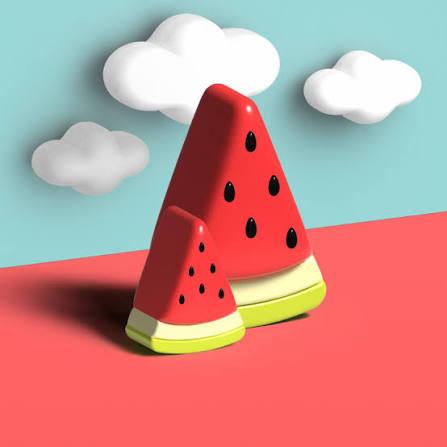
#> input picture Prueba2.jpg, 447 x 447 px
$ python prueba.py
#> lines starting #> are read from the running program, lines starting #| are printed output that depends on the picture
import numpy as np
import matplotlib.pyplot as plt
from scipy.fft import fftn, ifftn, fftshift, ifftshift
from PIL import Image

#imagen = Image.open('prueba1_B&W.jpg').convert('L')
imagen = Image.open('Prueba2.jpg').convert('L')
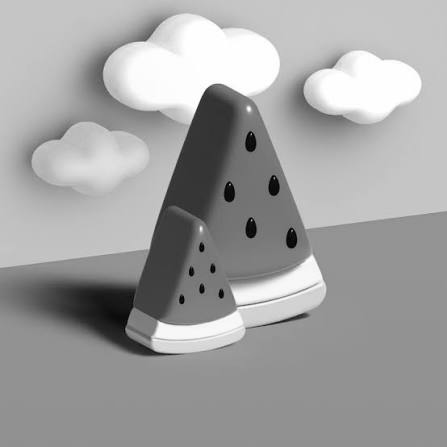
#> imagen: PIL image 447x447 L; min 0, max 255, mean 161.8

imagen = imagen.resize((100, 100))
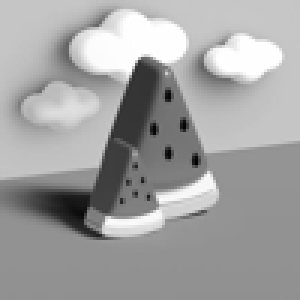
#> imagen: PIL image 100x100 L (shown 3 times larger); min 2, max 255, mean 161.8

Z = np.array(imagen)


alto, ancho = Z.shape
#> alto = 100; ancho = 100
x = np.arange(0, ancho, 1)
#> x = 100 values from 0 to 99
y = np.arange(0, alto, 1)
#> y = 100 values from 0 to 99
X, Y = np.meshgrid(x, y)

fig = plt.figure(figsize=(10, 10))
ax = plt.axes(projection='3d')

ax.plot_surface(X, Y, Z, cmap='viridis', edgecolor='none')
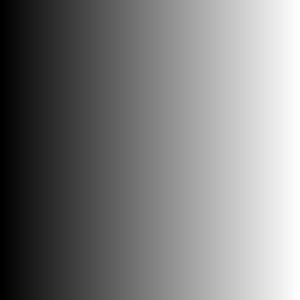
#> X: shape (100, 100) int64 (shown 3 times larger); min 0, max 99, mean 49.5; drawn with min black and max white


ax.invert_yaxis()

plt.axis('on')
plt.show()
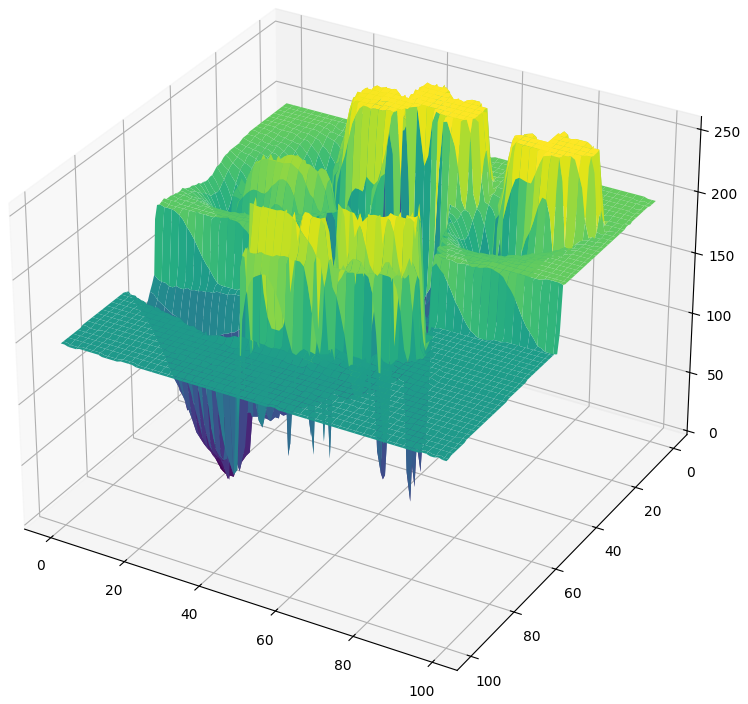
#> figure drawn by matplotlib, 1 panel

matriz_img = np.array(imagen)
f_transform = np.fft.fft2(matriz_img)
f_shift = np.fft.fftshift(f_transform)
Z_fourier = 20 * np.log(np.abs(f_shift) + 1)
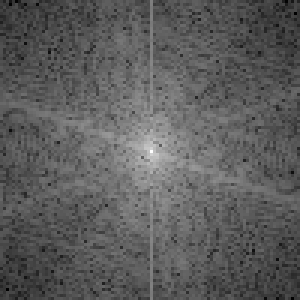
#> Z_fourier: shape (100, 100) float64 (shown 3 times larger); min 33.61, max 285.9, mean 125.2; drawn with min black and max white


alto, ancho = Z_fourier.shape
x = np.arange(-ancho // 2, ancho // 2)
#> x = 100 values from -50 to 49
y = np.arange(-alto // 2, alto // 2)
#> y = 100 values from -50 to 49
X, Y = np.meshgrid(x, y)

fig = plt.figure(figsize=(10, 10))
ax = plt.axes(projection='3d')

ax.plot_surface(X, Y, Z_fourier, cmap='plasma', edgecolor='none')
ax.set_xlabel('Frecuencia X')
ax.set_ylabel('Frecuencia Y')

plt.show()
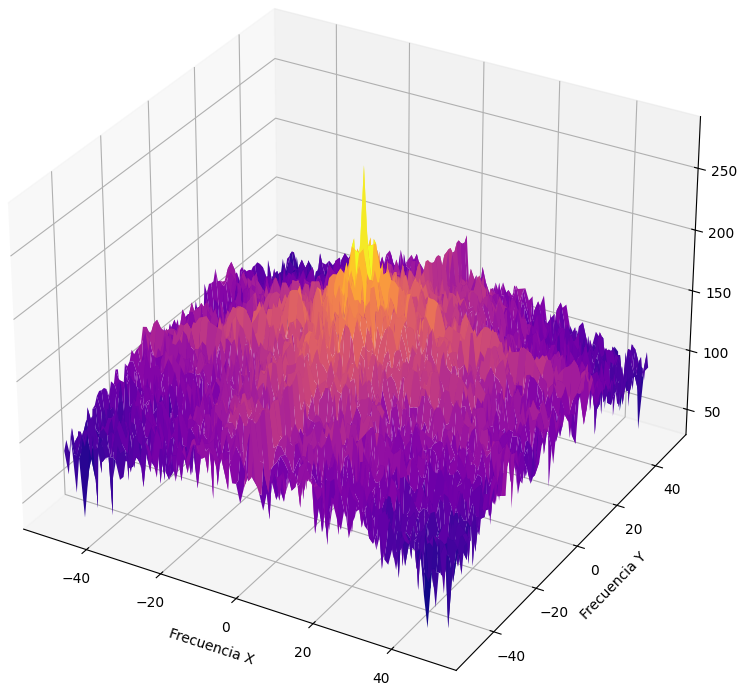
#> figure drawn by matplotlib, 1 panel

sand_fft_unshift = ifftshift(f_shift)
sand_nueva = np.real(ifftn(f_transform))
plt.figure(figsize=(10, 10), dpi=120)
plt.imshow(sand_nueva)
plt.axis('off')
plt.show()
